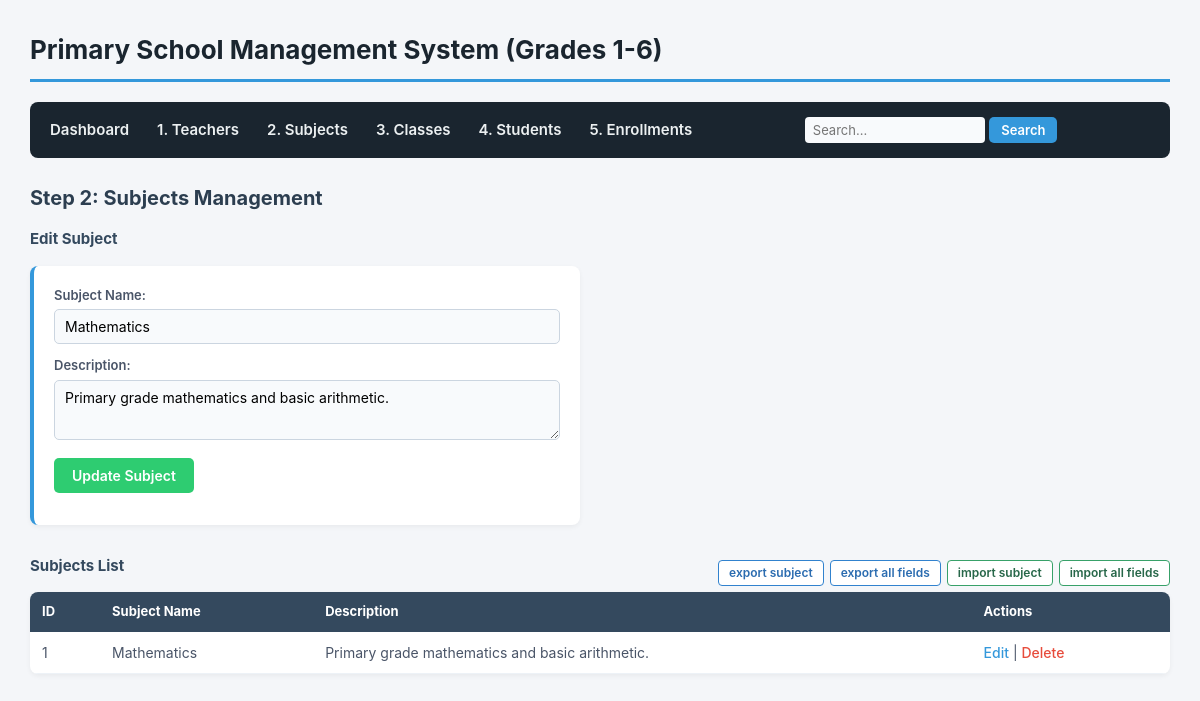
Screenshot of /subjects.php?edit=1 with the database file from the repository.
### tables this page shows
CREATE TABLE `subjects` (
  `subject_id` int(11) NOT NULL,
  `subject_name` varchar(50) NOT NULL,
  `description` text DEFAULT NULL
);

### subjects.php (the view, shortened to what this page needs)
<?php
require_once 'db.php';
$edit_subject = isset($_GET['edit']) ? $pdo->prepare("SELECT * FROM subjects WHERE subject_id = ?") : null;
if ($edit_subject) {
    $edit_subject->execute([$_GET['edit']]);
    $edit_subject = $edit_subject->fetch();
}
$subjects = $pdo->query("SELECT * FROM subjects ORDER BY subject_id DESC")->fetchAll();
include 'header.php';
?>
<h2>Step 2: Subjects Management</h2>
<h3><?= $edit_subject ? 'Edit Subject' : 'Add New Subject' ?></h3>
<form action="subjects.php" method="POST">
    <p>
        <label>Subject Name:</label>
        <input type="text" name="subject_name" value="<?= $edit_subject['subject_name'] ?? '' ?>" required>
    </p>
    <p>
        <label>Description:</label>
        <textarea name="description"><?= $edit_subject['description'] ?? '' ?></textarea>
    </p>
    <p>
        <button type="submit" name="save_subject"><?= $edit_subject ? 'Update Subject' : 'Add Subject' ?></button>
    </p>
</form>
<div style="display: flex; justify-content: space-between; align-items: center; margin-top: 30px;">
    <h3>Subjects List</h3>
    <div style="display: flex; gap: 6px;">
        <a href="db_tools.php?action=export_data&table=subjects" class="btn-tool btn-tool-export">export subject</a>
        <a href="db_tools.php?action=export_data&table=all" class="btn-tool btn-tool-export">export all fields</a>
        <button type="button" class="btn-tool btn-tool-import" onclick="openImportModal('Import Subjects Data', 'subjects')">import subject</button>
        <button type="button" class="btn-tool btn-tool-import" onclick="openImportModal('Import All Database Data', 'all')">import all fields</button>
    </div>
</div>
<table>
    <thead>
        <tr><th>ID</th><th>Subject Name</th><th>Description</th><th>Actions</th></tr>
    </thead>
    <tbody>
        <?php foreach ($subjects as $sub): ?>
            <tr>
                <td><?= $sub['subject_id'] ?></td>
                <td><?= htmlspecialchars($sub['subject_name']) ?></td>
                <td><?= htmlspecialchars($sub['description'] ?? 'None') ?></td>
                <td>
                    <a href="subjects.php?edit=<?= $sub['subject_id'] ?>">Edit</a> |
                    <a href="subjects.php?delete=<?= $sub['subject_id'] ?>" class="btn-delete" onclick="return confirm('Delete this subject?')">Delete</a>
                </td>
            </tr>
        <?php endforeach; ?>
    </tbody>
</table>
</body>
</html>

### style.css (style rules this page uses)
* { box-sizing: border-box; margin: 0; padding: 0; font-family: -apple-system, BlinkMacSystemFont, "Segoe UI", Roboto, Arial, sans-serif; }
body { background-color: #f4f6f9; color: #333; padding: 30px; line-height: 1.5; }
h2 { color: #2c3e50; margin-bottom: 15px; font-size: 20px; }
h3 { color: #34495e; margin-bottom: 15px; font-size: 15px; }
form { background-color: #ffffff; padding: 20px; border-radius: 8px; box-shadow: 0 2px 5px rgba(0,0,0,0.05); margin-bottom: 25px; max-width: 550px; border-left: 4px solid #3498db; }
form p { margin-bottom: 12px; }
label { font-weight: 600; font-size: 13px; color: #4a5568; display: block; margin-bottom: 4px; }
input[type="text"], input[type="email"], input[type="date"], select, textarea { width: 100%; padding: 8px 10px; border: 1px solid #cbd5e0; border-radius: 5px; font-size: 14px; background-color: #f8fafc; }
textarea { resize: vertical; min-height: 60px; }
button[type="submit"] { background-color: #2ecc71; color: white; border: none; padding: 9px 18px; font-size: 14px; font-weight: 600; border-radius: 5px; cursor: pointer; }
table { width: 100%; border-collapse: collapse; background-color: #ffffff; border-radius: 8px; overflow: hidden; box-shadow: 0 2px 5px rgba(0,0,0,0.05); margin-bottom: 20px; }
th { background-color: #34495e; color: #ffffff; text-align: left; padding: 10px 12px; font-size: 13px; }
td { padding: 10px 12px; border-bottom: 1px solid #edf2f7; font-size: 14px; color: #4a5568; }
a { color: #3498db; text-decoration: none; font-weight: 500; }
a.btn-delete { color: #e74c3c; }
.btn-tool { padding: 6px 10px; font-size: 12px; font-weight: 600; border-radius: 4px; border: 1px solid #cbd5e0; background-color: #ffffff; color: #2d3748; cursor: pointer; text-decoration: none; line-height: 1; }
.btn-tool-export { border-color: #3182ce; color: #2b6cb0; }
.btn-tool-import { border-color: #38a169; color: #276749; }

### rows the page displays
subjects: subject_name "Mathematics", description "Primary grade mathematics and basic arithmetic.", subject_id "1"
